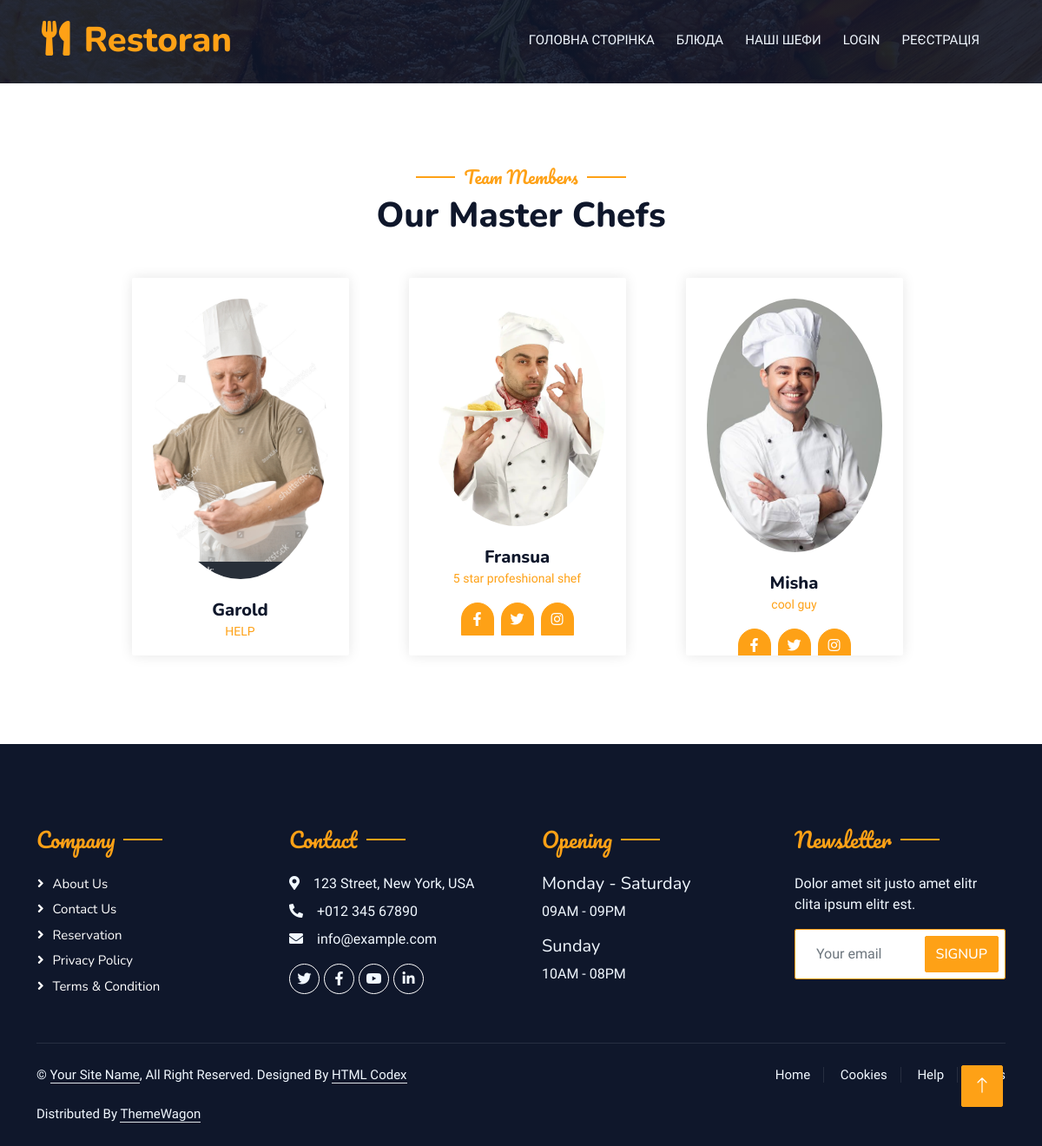
The page /shefs/ on the database as committed earlier.
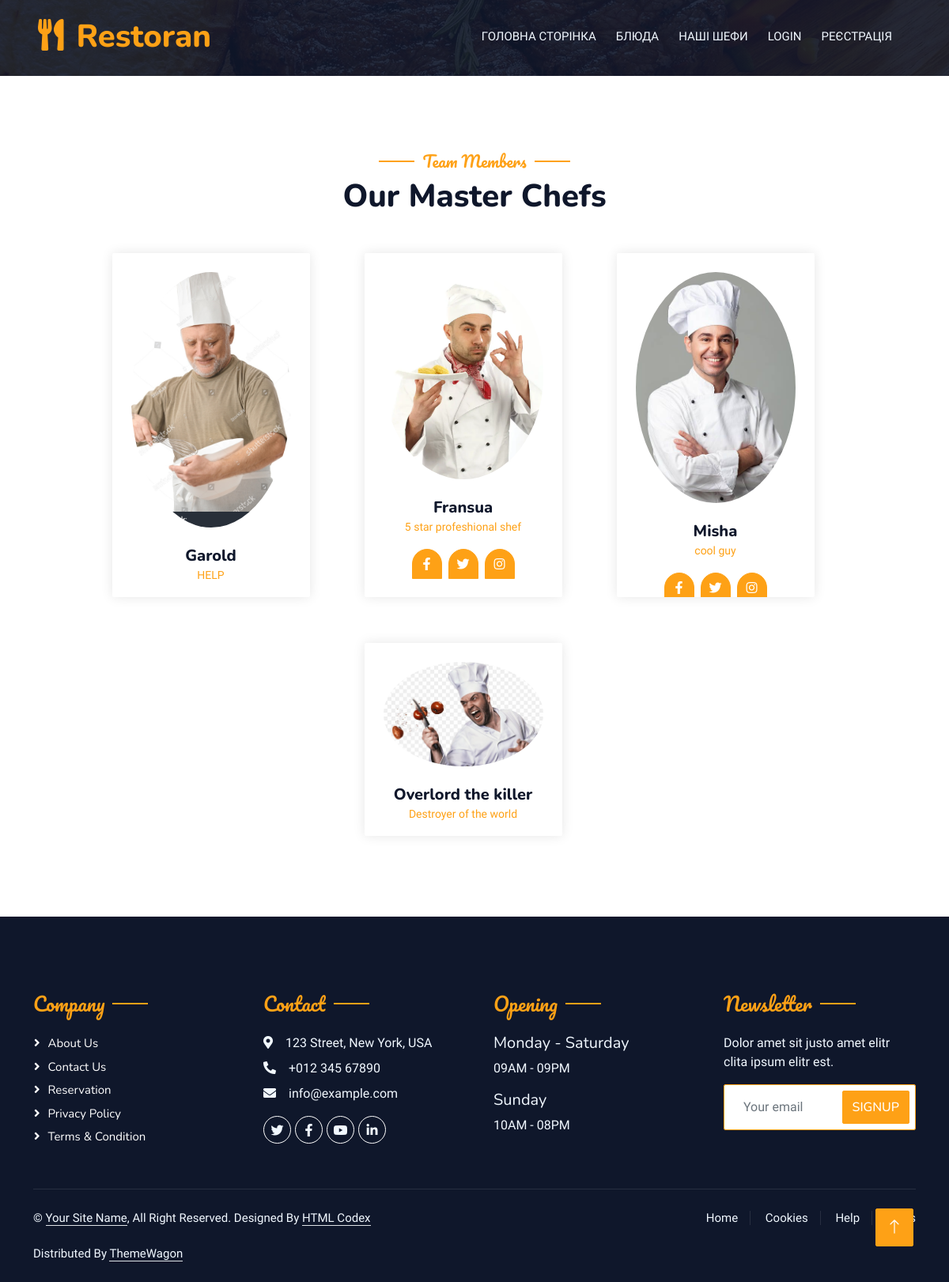
The same page on the database as committed later.
### shefs/models.py (models this page shows)
class Chef(models.Model):
    name = models.CharField(max_length=100)
    description = models.TextField(null=True, blank=True)
    image = models.ImageField(upload_to='chef_images/', null=True, blank=True)

### shefs/views.py (the view)
# urls.py: path('shefs/', shefs_views.shefs, name='shefs'),
def shefs(request):
    сhefs = Chef.objects.all()
    return render(request, 'shefs.html', {'chefs' : сhefs})

### templates/shefs.html (shortened to what the changed rows need)
 {% load static %}
<!DOCTYPE html>
<html lang="en">
<head>
    <link href="https://cdnjs.cloudflare.com/ajax/libs/font-awesome/5.10.0/css/all.min.css" rel="stylesheet">
    <link href="https://cdn.jsdelivr.net/npm/bootstrap-icons@1.4.1/font/bootstrap-icons.css" rel="stylesheet">
    <link href= '{% static "lib/animate/animate.min.css" %}' rel="stylesheet">
    <link href= '{% static "lib/owlcarousel/assets/owl.carousel.min.css" %}' rel="stylesheet">
    <link href= '{% static "lib/tempusdominus/css/tempusdominus-bootstrap-4.min.css" %}' rel="stylesheet" />
    <link href= '{% static "css/bootstrap.min.css" %}' rel="stylesheet">
    <link href= '{% static "css/style.css" %}' rel="stylesheet">
</head>
<body>
    <div class="container-xxl bg-white p-0">
        {% include "header.html" %}
        <div class="container-xxl pt-5 pb-3">
            <div class="container">
                <div class="text-center wow fadeInUp" data-wow-delay="0.1s">
                    <h1 class="mb-5">Our Master Chefs</h1>
                </div>
                <div class="d-flex flex-wrap justify-content-center">
                    {% for chef in chefs %}
                    <a href="{% url 'shef_detail' shef_id=chef.id%}">
                        <div class="col-lg-3 col-md-6 wow fadeInUp" data-wow-delay="0.1s">
                            <div class="team-item text-center rounded overflow-hidden">
                                <div class="rounded-circle overflow-hidden m-4">
                                    <img class="img-fluid" src= "{{chef.image.url}}" alt="">
                                </div>
                                <h5 class="mb-0">{{chef.name}}</h5>
                                <small>{{chef.description}}</small>
                                <div class="d-flex justify-content-center mt-3">
                                    <a class="btn btn-square btn-primary mx-1" href=""><i class="fab fa-facebook-f"></i></a>
                                    <a class="btn btn-square btn-primary mx-1" href=""><i class="fab fa-twitter"></i></a>
                                    <a class="btn btn-square btn-primary mx-1" href=""><i class="fab fa-instagram"></i></a>
                                </div>
                            </div>
                        </div>
                    </a>
                    {% endfor %}
                </div>
            </div>
        </div>
    </div>
</body>
</html>

Rows that differ between the two databases and show on the page:
added Chef: image (picture), name "Overlord the killer", description "Destroyer of the world"
